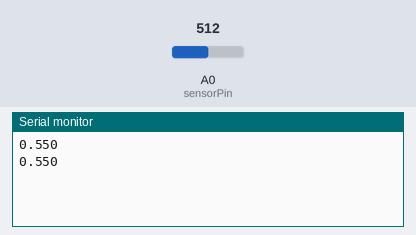
The sketch below on a simulated Arduino Uno, built with avr-gcc and run on an emulated ATmega328P. Parts: the last lines printed to the serial monitor. Inputs (shaded band) come from the test bench; at power-on: A0 (sensorPin) = 512.

Above: at 1.8 s.
1.9 s: A0 (sensorPin) set to 716
At 2.8 s:
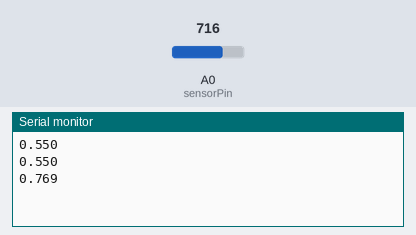
3.4 s: A0 (sensorPin) set to 900
At 4.8 s:
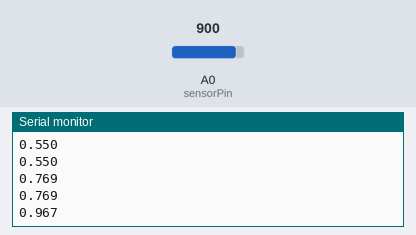
Timing chart, 0 to 6.4 s (numbered marks = the images above; inputs shaded):
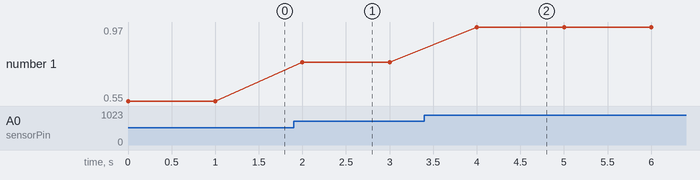

The sketch:

DC_code.ino
```cpp
#include <stdio.h>
int sensorPin = A0;   // select the input pin for current probe
int digitalValue = 0;  // variable to store the value coming from the sensor
float analogVoltage = 0.00;    // variable to store the analog value
int t,k;
char a[50];
void setup() {

  Serial.begin(9600);
  analogReference(INTERNAL);                        // analog reference to 1.1V
 pinMode(A0,INPUT);

}


void loop() {
  digitalValue = analogRead(sensorPin);             // read the value from the analog channel

  analogVoltage = (digitalValue * 1.1)/1023.00;     // converting equivalent digital value to analog

  t=analogVoltage;                                  // storing the integer value
  k=(analogVoltage-t)*1000;                         // storing the float value

  sprintf(a,"%d.%0.3d",t,k);                        // combining the iinteger and float part in an array
 Serial.println(a);                                 // sending anaglog values vai bluetooth
  delay(1000);
}
```

Measured:
- after the input at 1.9 s, the serial monitor: prints a new line after 0.10 s (image 1)
- after the input at 3.4 s, the serial monitor: prints a new line after 0.60 s (image 2)
- plotted number 1: 0.55 → 0.77 after the input at 1.9 s, 0.77 → 0.97 after the input at 3.4 s
